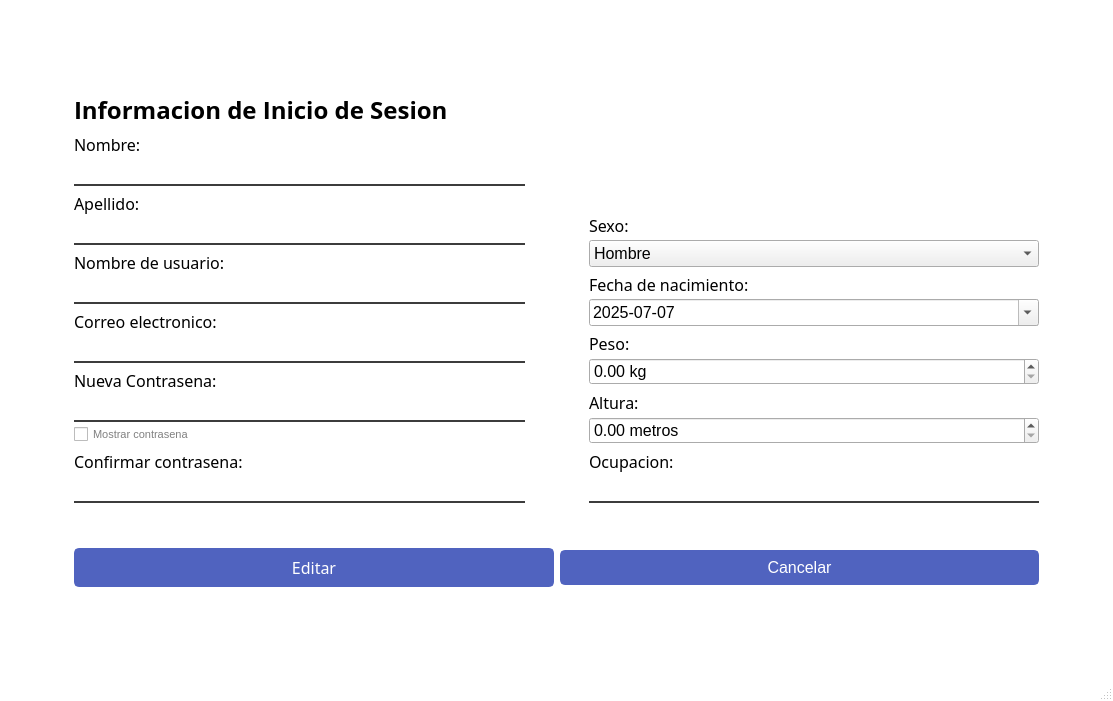
<?xml version="1.0" encoding="UTF-8"?>
<ui version="4.0">
 <class>ventanaRegistrarse</class>
 <widget class="QMainWindow" name="ventanaRegistrarse">
  <property name="geometry">
   <rect>
    <x>0</x>
    <y>0</y>
    <width>1113</width>
    <height>701</height>
   </rect>
  </property>
  <property name="windowTitle">
   <string>Registrate</string>
  </property>
  <property name="styleSheet">
   <string notr="true">QMainWindow {
	background-color: rgb(255, 255, 255)
}

QPushButton#btnVolverIniciarSesion{
	border: none;
	background-color: transparent;
	color: black;
	text-align: center; 
	padding: 0px; 
}

QPushButton#btnVolverIniciarSesion:hover {
            text-decoration: underline; /* Optional: Add underline on hover */
}

QPushButton#btnVolverIniciarSesion:pressed {
            color: gray; /* Optional: Change color on click */
}

QCheckBox {
	color:gray;
}
QPushButton{
	background-color: rgb(80, 99, 191);
	color: rgb(255, 255, 255);
	border: 2px solid rgb(80, 99, 191);
	border-radius: 5px;
	padding: 6px;
}

QLineEdit{
	border: none;
	border-bottom: 2px solid rgb(60, 60, 60);
}

QLineEdit:focus{
	border-bottom: 2px solid rgb(103, 129, 255);
}

QPushButton:hover,
QPushButton:clicked{
	background-color: rgb(65, 84, 176);
	border: 2px solid rgb(65, 84, 176);
}

</string>
  </property>
  <widget class="QWidget" name="centralwidget">
   <layout class="QGridLayout" name="gridLayout_4">
    <item row="0" column="2">
     <spacer name="verticalSpacer">
      <property name="orientation">
       <enum>Qt::Vertical</enum>
      </property>
      <property name="sizeHint" stdset="0">
       <size>
        <width>20</width>
        <height>1</height>
       </size>
      </property>
     </spacer>
    </item>
    <item row="1" column="0">
     <spacer name="horizontalSpacer_5">
      <property name="orientation">
       <enum>Qt::Vertical</enum>
      </property>
      <property name="sizeHint" stdset="0">
       <size>
        <width>56</width>
        <height>20</height>
       </size>
      </property>
     </spacer>
    </item>
    <item row="1" column="1" colspan="2">
     <layout class="QVBoxLayout" name="verticalLayout_19">
      <item>
       <layout class="QHBoxLayout" name="horizontalLayout">
        <item>
         <widget class="QWidget" name="widget" native="true">
          <layout class="QGridLayout" name="gridLayout">
           <item row="0" column="0">
            <layout class="QVBoxLayout" name="verticalLayout_8">
             <item>
              <widget class="QLabel" name="lblRegistro">
               <property name="font">
                <font>
                 <family>Open Sans</family>
                 <pointsize>18</pointsize>
                 <weight>75</weight>
                 <italic>false</italic>
                 <bold>true</bold>
                 <kerning>true</kerning>
                </font>
               </property>
               <property name="text">
                <string>Informacion de Inicio de Sesion</string>
               </property>
              </widget>
             </item>
             <item>
              <layout class="QVBoxLayout" name="verticalLayout_7">
               <item>
                <layout class="QVBoxLayout" name="verticalLayout_2">
                 <property name="spacing">
                  <number>3</number>
                 </property>
                 <item>
                  <widget class="QLabel" name="lblNombre_2">
                   <property name="font">
                    <font>
                     <family>Adwaita Sans</family>
                     <pointsize>12</pointsize>
                    </font>
                   </property>
                   <property name="styleSheet">
                    <string notr="true"/>
                   </property>
                   <property name="text">
                    <string>Nombre:</string>
                   </property>
                  </widget>
                 </item>
                 <item>
                  <widget class="QLineEdit" name="txtNombre">
                   <property name="minimumSize">
                    <size>
                     <width>250</width>
                     <height>25</height>
                    </size>
                   </property>
                   <property name="font">
                    <font>
                     <family>Adwaita Sans</family>
                     <pointsize>12</pointsize>
                    </font>
                   </property>
                  </widget>
                 </item>
                </layout>
               </item>
               <item>
                <layout class="QVBoxLayout" name="verticalLayout">
                 <property name="spacing">
                  <number>3</number>
                 </property>
                 <item>
                  <widget class="QLabel" name="lblApellido_2">
                   <property name="font">
                    <font>
                     <family>Adwaita Sans</family>
                     <pointsize>12</pointsize>
                    </font>
                   </property>
                   <property name="styleSheet">
                    <string notr="true"/>
                   </property>
                   <property name="text">
                    <string>Apellido:</string>
                   </property>
                  </widget>
                 </item>
                 <item>
                  <widget class="QLineEdit" name="txtApellido">
                   <property name="minimumSize">
                    <size>
                     <width>250</width>
                     <height>25</height>
                    </size>
                   </property>
                   <property name="font">
                    <font>
                     <family>Adwaita Sans</family>
                     <pointsize>12</pointsize>
                    </font>
                   </property>
                  </widget>
                 </item>
                </layout>
               </item>
               <item>
                <layout class="QVBoxLayout" name="verticalLayout_3">
                 <property name="spacing">
                  <number>3</number>
                 </property>
                 <item>
                  <widget class="QLabel" name="lblNombreUsuario">
                   <property name="font">
                    <font>
                     <family>Adwaita Sans</family>
                     <pointsize>12</pointsize>
                    </font>
                   </property>
                   <property name="styleSheet">
                    <string notr="true"/>
                   </property>
                   <property name="text">
                    <string>Nombre de usuario:</string>
                   </property>
                  </widget>
                 </item>
                 <item>
                  <widget class="QLineEdit" name="txtNombreUsuario">
                   <property name="minimumSize">
                    <size>
                     <width>250</width>
                     <height>25</height>
                    </size>
                   </property>
                   <property name="font">
                    <font>
                     <family>Adwaita Sans</family>
                     <pointsize>12</pointsize>
                    </font>
                   </property>
                  </widget>
                 </item>
                </layout>
               </item>
               <item>
                <layout class="QVBoxLayout" name="verticalLayout_4">
                 <property name="spacing">
                  <number>3</number>
                 </property>
                 <item>
                  <widget class="QLabel" name="lblCorreo_2">
                   <property name="font">
                    <font>
                     <family>Adwaita Sans</family>
                     <pointsize>12</pointsize>
                    </font>
                   </property>
                   <property name="styleSheet">
                    <string notr="true"/>
                   </property>
                   <property name="text">
                    <string>Correo electronico:</string>
                   </property>
                  </widget>
                 </item>
                 <item>
                  <widget class="QLineEdit" name="txtCorreo">
                   <property name="minimumSize">
                    <size>
                     <width>250</width>
                     <height>25</height>
                    </size>
                   </property>
                   <property name="font">
                    <font>
                     <family>Adwaita Sans</family>
                     <pointsize>12</pointsize>
                    </font>
                   </property>
                  </widget>
                 </item>
                </layout>
               </item>
               <item>
                <layout class="QVBoxLayout" name="verticalLayout_5">
                 <property name="spacing">
                  <number>3</number>
                 </property>
                 <item>
                  <widget class="QLabel" name="lblPassword">
                   <property name="font">
                    <font>
                     <family>Adwaita Sans</family>
                     <pointsize>12</pointsize>
                    </font>
                   </property>
                   <property name="styleSheet">
                    <string notr="true"/>
                   </property>
                   <property name="text">
                    <string>Nueva Contrasena:</string>
                   </property>
                  </widget>
                 </item>
                 <item>
                  <widget class="QLineEdit" name="txtPassword">
                   <property name="minimumSize">
                    <size>
                     <width>250</width>
                     <height>25</height>
                    </size>
                   </property>
                   <property name="font">
                    <font>
                     <family>Adwaita Sans</family>
                     <pointsize>12</pointsize>
                    </font>
                   </property>
                   <property name="echoMode">
                    <enum>QLineEdit::Normal</enum>
                   </property>
                  </widget>
                 </item>
                 <item>
                  <widget class="QCheckBox" name="cbxMostrarPassword">
                   <property name="font">
                    <font>
                     <pointsize>8</pointsize>
                    </font>
                   </property>
                   <property name="text">
                    <string>Mostrar contrasena</string>
                   </property>
                  </widget>
                 </item>
                </layout>
               </item>
               <item>
                <layout class="QVBoxLayout" name="verticalLayout_6">
                 <property name="spacing">
                  <number>3</number>
                 </property>
                 <item>
                  <widget class="QLabel" name="lblConfirmaPassword">
                   <property name="font">
                    <font>
                     <family>Adwaita Sans</family>
                     <pointsize>12</pointsize>
                    </font>
                   </property>
                   <property name="styleSheet">
                    <string notr="true"/>
                   </property>
                   <property name="text">
                    <string>Confirmar contrasena:</string>
                   </property>
                  </widget>
                 </item>
                 <item>
                  <widget class="QLineEdit" name="txtConfirmarPassword">
                   <property name="minimumSize">
                    <size>
                     <width>250</width>
                     <height>25</height>
                    </size>
                   </property>
                   <property name="font">
                    <font>
                     <family>Adwaita Sans</family>
                     <pointsize>12</pointsize>
                    </font>
                   </property>
                   <property name="echoMode">
                    <enum>QLineEdit::Normal</enum>
                   </property>
                  </widget>
                 </item>
                </layout>
               </item>
              </layout>
             </item>
            </layout>
           </item>
          </layout>
         </widget>
        </item>
        <item>
         <spacer name="horizontalSpacer">
          <property name="orientation">
           <enum>Qt::Vertical</enum>
          </property>
          <property name="sizeHint" stdset="0">
           <size>
            <width>40</width>
            <height>20</height>
           </size>
          </property>
         </spacer>
        </item>
        <item>
         <widget class="QWidget" name="widget_2" native="true">
          <property name="minimumSize">
           <size>
            <width>400</width>
            <height>0</height>
           </size>
          </property>
          <layout class="QGridLayout" name="gridLayout_2">
           <item row="0" column="0">
            <layout class="QVBoxLayout" name="verticalLayout_17">
             <item>
              <layout class="QVBoxLayout" name="verticalLayout_12">
               <item>
                <widget class="QLabel" name="lblRegistro_2">
                 <property name="font">
                  <font>
                   <family>Open Sans</family>
                   <pointsize>18</pointsize>
                   <weight>75</weight>
                   <italic>false</italic>
                   <bold>true</bold>
                   <kerning>true</kerning>
                  </font>
                 </property>
                 <property name="text">
                  <string/>
                 </property>
                 <property name="pixmap">
                  <pixmap>iconos/usuarios.png</pixmap>
                 </property>
                 <property name="alignment">
                  <set>Qt::AlignCenter</set>
                 </property>
                </widget>
               </item>
              </layout>
             </item>
             <item>
              <layout class="QVBoxLayout" name="verticalLayout_13">
               <property name="topMargin">
                <number>20</number>
               </property>
               <item>
                <layout class="QVBoxLayout" name="verticalLayout_9">
                 <property name="spacing">
                  <number>3</number>
                 </property>
                 <item>
                  <widget class="QLabel" name="lblConfirmaPassword_3">
                   <property name="font">
                    <font>
                     <family>Adwaita Sans</family>
                     <pointsize>12</pointsize>
                    </font>
                   </property>
                   <property name="styleSheet">
                    <string notr="true"/>
                   </property>
                   <property name="text">
                    <string>Sexo:</string>
                   </property>
                  </widget>
                 </item>
                 <item>
                  <widget class="QComboBox" name="cmbSexo">
                   <property name="minimumSize">
                    <size>
                     <width>0</width>
                     <height>25</height>
                    </size>
                   </property>
                   <property name="font">
                    <font>
                     <pointsize>12</pointsize>
                    </font>
                   </property>
                   <item>
                    <property name="text">
                     <string>Hombre</string>
                    </property>
                   </item>
                   <item>
                    <property name="text">
                     <string>Mujer</string>
                    </property>
                   </item>
                  </widget>
                 </item>
                </layout>
               </item>
               <item>
                <layout class="QVBoxLayout" name="verticalLayout_11">
                 <property name="spacing">
                  <number>3</number>
                 </property>
                 <item>
                  <widget class="QLabel" name="lblConfirmaPassword_4">
                   <property name="font">
                    <font>
                     <family>Adwaita Sans</family>
                     <pointsize>12</pointsize>
                    </font>
                   </property>
                   <property name="styleSheet">
                    <string notr="true"/>
                   </property>
                   <property name="text">
                    <string>Fecha de nacimiento:</string>
                   </property>
                  </widget>
                 </item>
                 <item>
                  <widget class="QDateEdit" name="dateNacimiento">
                   <property name="minimumSize">
                    <size>
                     <width>0</width>
                     <height>25</height>
                    </size>
                   </property>
                   <property name="font">
                    <font>
                     <pointsize>12</pointsize>
                    </font>
                   </property>
                   <property name="displayFormat">
                    <string>yyyy-MM-dd</string>
                   </property>
                   <property name="calendarPopup">
                    <bool>true</bool>
                   </property>
                   <property name="date">
                    <date>
                     <year>2025</year>
                     <month>7</month>
                     <day>7</day>
                    </date>
                   </property>
                  </widget>
                 </item>
                </layout>
               </item>
               <item>
                <layout class="QVBoxLayout" name="verticalLayout_14">
                 <property name="spacing">
                  <number>3</number>
                 </property>
                 <item>
                  <widget class="QLabel" name="lblNombre">
                   <property name="font">
                    <font>
                     <family>Adwaita Sans</family>
                     <pointsize>12</pointsize>
                    </font>
                   </property>
                   <property name="styleSheet">
                    <string notr="true"/>
                   </property>
                   <property name="text">
                    <string>Peso:</string>
                   </property>
                  </widget>
                 </item>
                 <item>
                  <widget class="QDoubleSpinBox" name="dsbPeso">
                   <property name="minimumSize">
                    <size>
                     <width>0</width>
                     <height>25</height>
                    </size>
                   </property>
                   <property name="font">
                    <font>
                     <pointsize>12</pointsize>
                    </font>
                   </property>
                   <property name="suffix">
                    <string> kg</string>
                   </property>
                   <property name="singleStep">
                    <double>0.010000000000000</double>
                   </property>
                  </widget>
                 </item>
                </layout>
               </item>
               <item>
                <layout class="QVBoxLayout" name="verticalLayout_15">
                 <property name="spacing">
                  <number>3</number>
                 </property>
                 <item>
                  <widget class="QLabel" name="lblApellido">
                   <property name="font">
                    <font>
                     <family>Adwaita Sans</family>
                     <pointsize>12</pointsize>
                    </font>
                   </property>
                   <property name="styleSheet">
                    <string notr="true"/>
                   </property>
                   <property name="text">
                    <string>Altura:</string>
                   </property>
                  </widget>
                 </item>
                 <item>
                  <widget class="QDoubleSpinBox" name="dsbAltura">
                   <property name="font">
                    <font>
                     <pointsize>12</pointsize>
                    </font>
                   </property>
                   <property name="suffix">
                    <string> metros</string>
                   </property>
                   <property name="singleStep">
                    <double>0.010000000000000</double>
                   </property>
                  </widget>
                 </item>
                </layout>
               </item>
               <item>
                <layout class="QVBoxLayout" name="verticalLayout_16">
                 <property name="spacing">
                  <number>3</number>
                 </property>
                 <item>
                  <widget class="QLabel" name="lblNombreUsuario_2">
                   <property name="font">
                    <font>
                     <family>Adwaita Sans</family>
                     <pointsize>12</pointsize>
                    </font>
                   </property>
                   <property name="styleSheet">
                    <string notr="true"/>
                   </property>
                   <property name="text">
                    <string>Ocupacion:</string>
                   </property>
                  </widget>
                 </item>
                 <item>
                  <widget class="QLineEdit" name="txtOcupacion">
                   <property name="minimumSize">
                    <size>
                     <width>250</width>
                     <height>25</height>
                    </size>
                   </property>
                   <property name="font">
                    <font>
                     <family>Adwaita Sans</family>
                     <pointsize>12</pointsize>
                    </font>
                   </property>
                  </widget>
                 </item>
                </layout>
               </item>
              </layout>
             </item>
            </layout>
           </item>
          </layout>
         </widget>
        </item>
       </layout>
      </item>
      <item>
       <widget class="QWidget" name="widget_3" native="true">
        <layout class="QGridLayout" name="gridLayout_3">
         <property name="topMargin">
          <number>30</number>
         </property>
         <item row="0" column="1">
          <layout class="QVBoxLayout" name="verticalLayout_18">
           <item>
            <widget class="QPushButton" name="pushButton">
             <property name="font">
              <font>
               <pointsize>12</pointsize>
              </font>
             </property>
             <property name="text">
              <string>Cancelar</string>
             </property>
            </widget>
           </item>
          </layout>
         </item>
         <item row="0" column="0">
          <widget class="QPushButton" name="btnRegistrarse">
           <property name="font">
            <font>
             <family>Adwaita Sans</family>
             <pointsize>12</pointsize>
             <weight>50</weight>
             <bold>false</bold>
            </font>
           </property>
           <property name="text">
            <string>Editar</string>
           </property>
          </widget>
         </item>
        </layout>
       </widget>
      </item>
     </layout>
    </item>
    <item row="1" column="3">
     <spacer name="horizontalSpacer_4">
      <property name="orientation">
       <enum>Qt::Vertical</enum>
      </property>
      <property name="sizeHint" stdset="0">
       <size>
        <width>56</width>
        <height>20</height>
       </size>
      </property>
     </spacer>
    </item>
    <item row="2" column="1">
     <spacer name="verticalSpacer_2">
      <property name="orientation">
       <enum>Qt::Vertical</enum>
      </property>
      <property name="sizeHint" stdset="0">
       <size>
        <width>20</width>
        <height>1</height>
       </size>
      </property>
     </spacer>
    </item>
   </layout>
  </widget>
  <widget class="QMenuBar" name="menubar">
   <property name="geometry">
    <rect>
     <x>0</x>
     <y>0</y>
     <width>1113</width>
     <height>26</height>
    </rect>
   </property>
  </widget>
  <widget class="QStatusBar" name="statusbar"/>
 </widget>
 <resources/>
 <connections/>
</ui>
